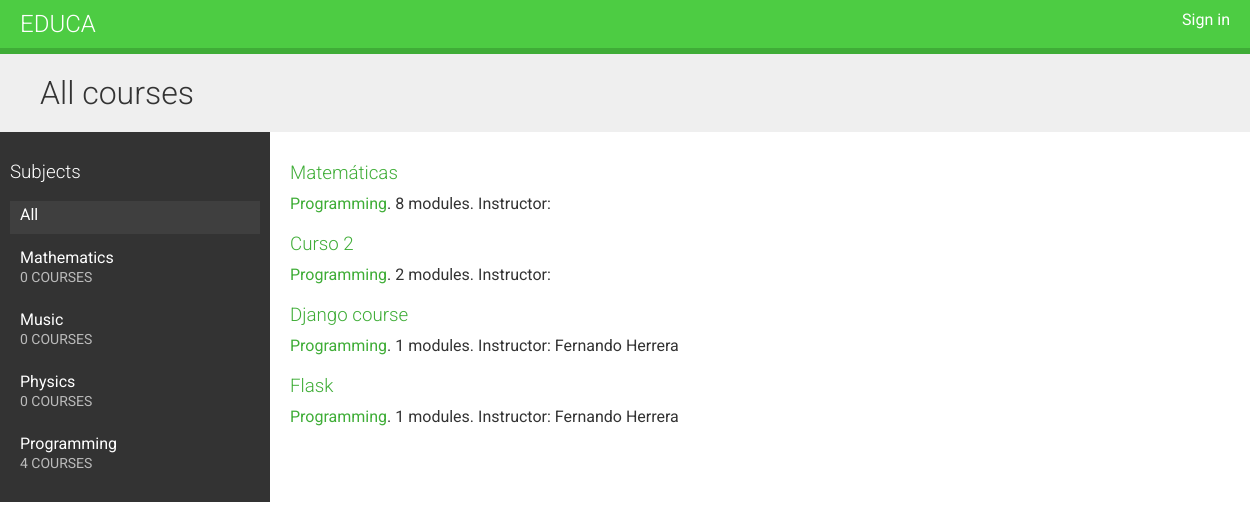
The page / on the database its author committed.
### courses/models.py (models this page shows, shortened)
class Subject(models.Model):
    title = models.CharField(max_length=200)
    slug = models.SlugField(max_length=200, unique=True)
    class Meta:
        ordering = ['title']
    def __str__(self):
        return self.title

class Course(models.Model):
    owner = models.ForeignKey(    # Instructor que creò el curso
        User,
        related_name='courses_created',
        on_delete=models.CASCADE
    )
    subject = models.ForeignKey(    # Materia a la que pertenece este curso
        Subject,
        related_name='courses',
        on_delete=models.CASCADE
    )
    title = models.CharField(max_length=200)    # Titulo del curso
    slug = models.SlugField(max_length=200, unique=True)    # Slug del curso ---> Para las URL
    overview = models.TextField()    # UNa columna de tipo text para almacenar una descripciòn general del curos
    created = models.DateTimeField(auto_now_add=True)    # Fecha y hora en la que se creo el curso
    students = models.ManyToManyField(
        User,
        related_name='courses_joined',
        blank=True
    )
    class Meta:
        ordering = ['-created']

### courses/views.py (the view)
# urls.py: path('', CourseListView.as_view(), name='course_list'),
class CourseListView(TemplateResponseMixin, View):
    model = Course
    template_name = 'courses/course/list.html'
    def get(self, request, subject=None):
        subjects = cache.get('all_subjects')
        if not subjects:
            subjects = Subject.objects.annotate(    # Recuperamos todas las asignaturas
                total_courses = Count('courses')    # incluimos el nùmero total de crusos para cada asignatura
            )
            cache.set('all_subjects', subjects)
        all_courses = Course.objects.annotate(
            total_modules=Count('modules')
        )
        if subject:
            subject = get_object_or_404(Subject, slug=subject)
            key = f'subject_{subject.id}_courses'    # Si el curso tiene un materia, construimos una clave dinamica
            courses = cache.get(key)
            if not courses:
                courses = all_courses.filter(subject=subject)
                cache.set(key, courses)
        else:
            courses = cache.get('all_courses')
            if not courses:
                courses = all_courses
                cache.set('all_courses', courses)
        return self.render_to_response(
                {
                    'subjects': subjects,
                    'subject': subject,
                    'courses': courses,
                }
            )

### courses/templates/courses/course/list.html (shortened to what this page needs)
{% extends "base.html" %}
{% block content %}
  <h1>
    {% if subject %}
      {{ subject.title }} courses
    {% else %}
      All courses
    {% endif %}
  </h1>
  <div class="contents">
    <h3>Subjects</h3>
    <ul id="modules">
      <li {% if not subject %}class="selected"{% endif %}>
        <a href="{% url 'course_list' %}">All</a>
      </li>
      {% for s in subjects %}
        <li {% if subject == s %}class="selected"{% endif %}>
          <a href="{% url 'course_list_subject' s.slug %}">
            {{ s.title }}
            <br>
            <span>{{ s.total_courses }} course{{ s.total_courses|pluralize }}</span>
          </a>
        </li>
      {% endfor %}
    </ul>
  </div>
  <div class="module">
    {% for course in courses %}
      {% with subject=course.subject %}
        <h3>
          <a href="{% url 'course_detail' course.slug %}">
            {{ course.title }}
          </a>
        </h3>
        <p>
          <a href="{% url 'course_list_subject' subject.slug %}">{{ subject }}</a>.
            {{ course.total_modules }} modules.
            Instructor: {{ course.owner.get_full_name }}
        </p>
      {% endwith %}
    {% endfor %}
  </div>
{% endblock %}

### courses/templates/base.html (shortened to what this page needs)
{% load static %}
<!DOCTYPE html>
<html lang="en">
<head>
    <link rel="stylesheet" href="{% static 'css/base.css' %}">
</head>
<body>
<div id="header">
    <a href="/" class="logo">Educa</a>
    <ul class="menu">
        {% if request.user.is_authenticated %}
        <li>
            <form action="{% url 'logout' %}" method="post">
                <button type="submit">Sign out</button>
            </form>
        </li>
        {% else %}
        <li>
            <a href="{% url 'login' %}">Sign in</a>
        </li>
        {% endif %}
    </ul>
</div>
<div id="content">
    {% block content %}
    {% endblock %}
</div>
</body>
</html>

### courses/static/css/base.css (style rules this page uses)
body { margin:0; font-family:'Roboto', sans-serif; font-weight:400; color:#333; }
a { color:#3fad37; text-decoration:none; }
ul { float:left; }
h1, h2, h3, h4, h5, h6 { font-family:'Roboto', sans-serif; font-weight:300; }
h1 { background:#efefef; width:100%; overflow:auto; padding:20px 0 20px 40px; margin:0; }
.module { padding:10px 20px; float:left; width:600px; }
.module h3 { margin:20px 0 0; padding:0; width:100%; }
.module p { margin:10px 0 20px; width:100%; float:left; }
#header { background:#4dcc43; overflow:auto; padding:10px 20px; border-bottom:6px solid #3fad37; }
#header .logo { text-decoration:none; font-family:'Roboto', sans-serif; font-weight:300; text-transform:uppercase; font-size:24px; color:#fff; float:left; }
#header a { color:#fff; }
#header .menu { list-style:none; float:right; margin:0; padding:0; }
.contents { width:20%; padding:10px; float:left; background:#333; color: #fff; font-family:'Roboto', sans-serif; }
.contents ul { list-style:none; margin:0; padding:0; width:100%; }
.contents ul li { margin:0 0 10px 0; padding:4px 10px 10px; overflow:auto; cursor:move; }
.contents ul li.selected { background:#3f3f3f; }
.contents ul span { text-transform:uppercase; color:#bbb; font-size:14px; }
.contents ul a { display:block; color:#fff; text-decoration:none; }

### rows shown on the page
Subject: title "Mathematics", total_courses "0"
Subject: title "Music", total_courses "0"
Subject: title "Physics", total_courses "0"
Subject: title "Programming", total_courses "4"
Course: title "Matemáticas", subject "Programming", total_modules "8"
Course: title "Curso 2", subject "Programming", total_modules "2"
Course: title "Django course", subject "Programming", total_modules "1", owner.get_full_name "Fernando Herrera"
Course: title "Flask", subject "Programming", total_modules "1", owner.get_full_name "Fernando Herrera"
